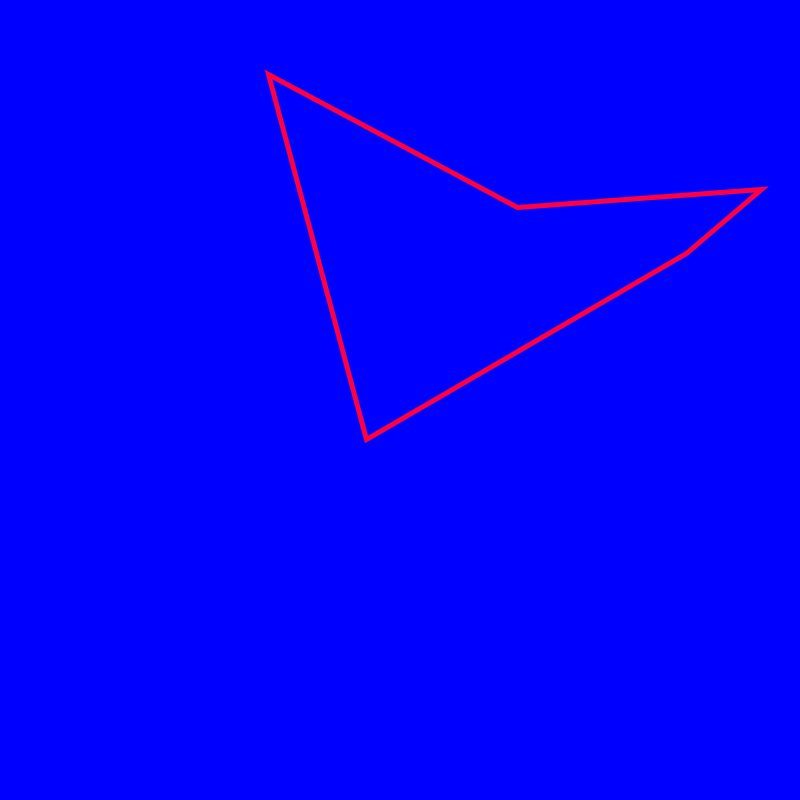
Frame 1 (no input)
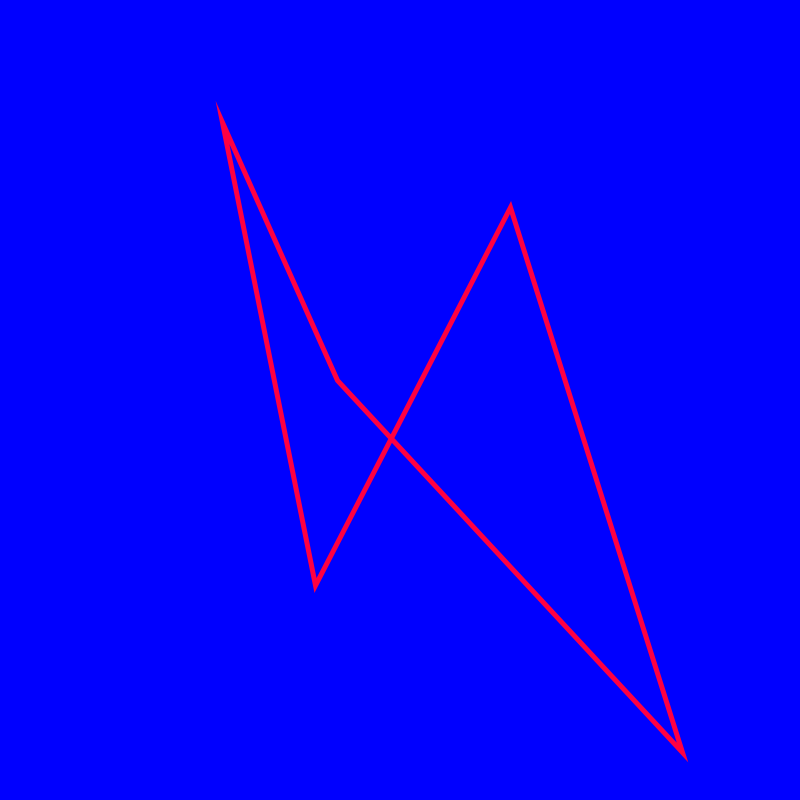
Frame 60 (the mouse pressed at the canvas centre just before this capture)
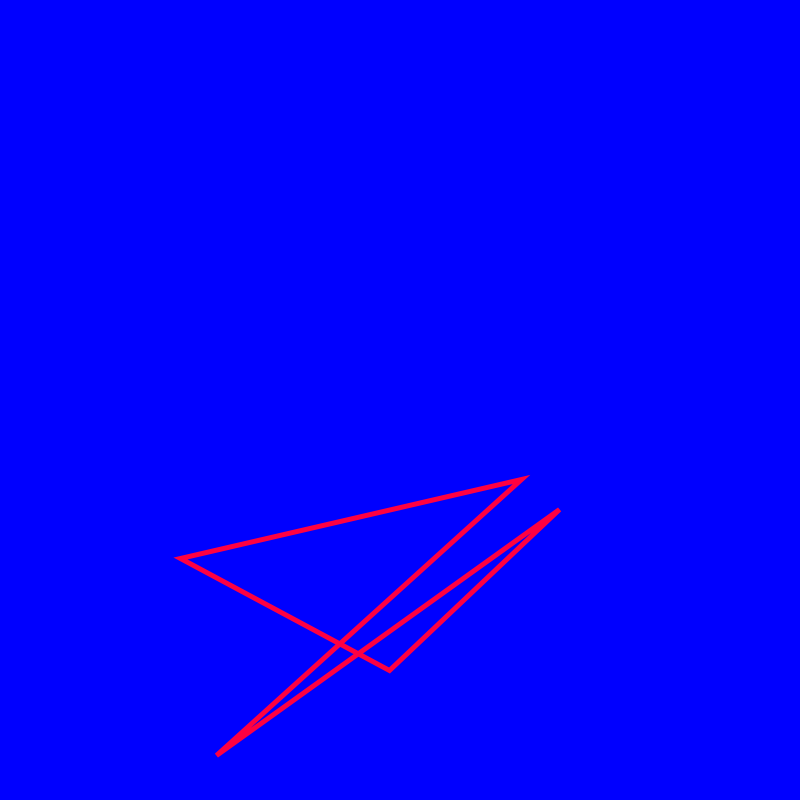
Frame 120 (the mouse held since frame 60 and released just before this capture)

The Processing sketch that drew these frames (run headless with seeded random() and noise(); from frame 60 on, the mouse is pressed at the canvas centre):

// Processing sketch: P022DG_06_RandomShape_01
// ── P022DG_06_RandomShape_01.pde
void setup() {
  size(800, 800);
  background(0, 0, 255);
  smooth();
}

void draw() {
  
  background(0, 0, 255);
  noFill();
  stroke(255, 0, 65);
  strokeWeight(5);
  
  beginShape();
  vertex(random(width),random(height));
  vertex(random(width),random(height));
  vertex(random(width),random(height));
  vertex(random(width),random(height));
  vertex(random(width),random(height));
  endShape(CLOSE);
  
}
